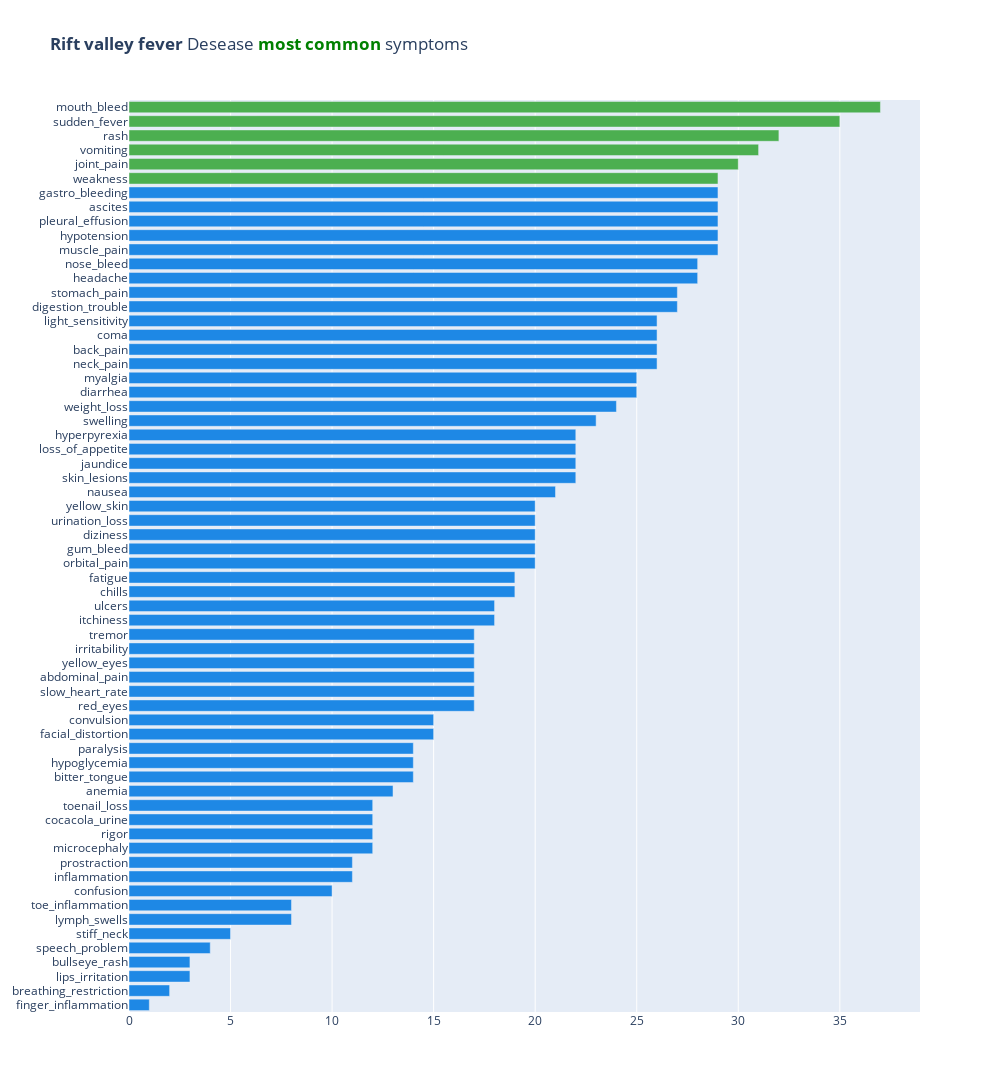

The code cell stored with this chart in its notebook:
### Markdown cell above
As per my analysis, the top five symptoms for the Plague disease include light sensitivity, yellow skin, abdominal pain, loss of appetite, and urination loss. Similarly, for the other diseases, such as Malaria, Lyme disease, Japanese Encephalitis, Chikungunya, and Dengue, specific symptoms have been identified based on their respective frequency of occurrence. These symptoms can be considered significant for the feature engineering and model training purposes.

And so on to the next deseases, observe the most common symptoms to all and draw you conclusions.

### Code cell
figure = show_sums_plot(6)
figure.show()

### Figure 1 — Plotly figure (JSON) as saved in the notebook; plotly's stock layout.template omitted (floating-point values rounded to 4 significant figures)
{"data": [{"marker": {"color": ["#1E88E5", "#1E88E5", "#1E88E5", "#1E88E5", "#1E88E5", "#1E88E5", "#1E88E5", "#1E88E5", "#1E88E5", "#1E88E5", "#1E88E5", "#1E88E5", "#1E88E5", "#1E88E5", "#1E88E5", "#1E88E5", "#1E88E5", "#1E88E5", "#1E88E5", "#1E88E5", "#1E88E5", "#1E88E5", "#1E88E5", "#1E88E5", "#1E88E5", "#1E88E5", "#1E88E5", "#1E88E5", "#1E88E5", "#1E88E5", "#1E88E5", "#1E88E5", "#1E88E5", "#1E88E5", "#1E88E5", "#1E88E5", "#1E88E5", "#1E88E5", "#1E88E5", "#1E88E5", "#1E88E5", "#1E88E5", "#1E88E5", "#1E88E5", "#1E88E5", "#1E88E5", "#1E88E5", "#1E88E5", "#1E88E5", "#1E88E5", "#1E88E5", "#1E88E5", "#1E88E5", "#1E88E5", "#1E88E5", "#1E88E5", "#1E88E5", "#1E88E5", "#4CAF50", "#4CAF50", "#4CAF50", "#4CAF50", "#4CAF50", "#4CAF50"]}, "orientation": "h", "type": "bar", "x": [1, 2, 3, 3, 4, 5, 8, 8, 10, 11, 11, 12, 12, 12, 12, 13, 14, 14, 14, 15, 15, 17, 17, 17, 17, 17, 17, 18, 18, 19, 19, 20, 20, 20, 20, 20, 21, 22, 22, 22, 22, 23, 24, 25, 25, 26, 26, 26, 26, 27, 27, 28, 28, 29, 29, 29, 29, 29, 29, 30, 31, 32, 35, 37], "y": ["finger_inflammation", "breathing_restriction", "lips_irritation", "bullseye_rash", "speech_problem", "stiff_neck", "lymph_swells", "toe_inflammation", "confusion", "inflammation", "prostraction", "microcephaly", "rigor", "cocacola_urine", "toenail_loss", "anemia", "bitter_tongue", "hypoglycemia", "paralysis", "facial_distortion", "convulsion", "red_eyes", "slow_heart_rate", "abdominal_pain", "yellow_eyes", "irritability", "tremor", "itchiness", "ulcers", "chills", "fatigue", "orbital_pain", "gum_bleed", "diziness", "urination_loss", "yellow_skin", "nausea", "skin_lesions", "jaundice", "loss_of_appetite", "hyperpyrexia", "swelling", "weight_loss", "diarrhea", "myalgia", "neck_pain", "back_pain", "coma", "light_sensitivity", "digestion_trouble", "stomach_pain", "headache", "nose_bleed", "muscle_pain", "hypotension", "pleural_effusion", "ascites", "gastro_bleeding", "weakness", "joint_pain", "vomiting", "rash", "sudden_fever", "mouth_bleed"]}], "layout": {"height": 1200, "title": {"text": "<b>Rift valley fever</b> Desease <b style='color:green'>most common</b> symptoms"}, "width": 1000}}
